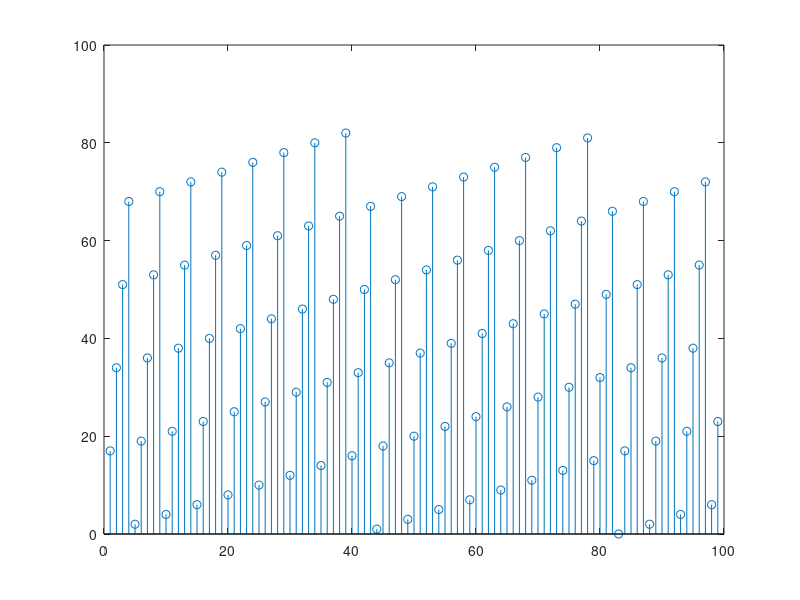

Recreate this plot in MATLAB.
clear all;close all;clc

%%%This logic find the indexes you have to choose to downsample a vector by
%%%downrate after you have upsampled by mod_count

downrate =17;

orig_sample = 1:downrate*100;
orig_downsample = orig_sample(1:downrate:end);

mod_count = 83;

integer = fix(downrate/mod_count);
modu = mod(downrate,mod_count);
res_phase = 0;

elab_downsample = zeros(1,length(orig_downsample)-1);
index = 0;
new_modu = 0;
delta_sample_slope_acc = 0;
mod_acc = 0;
index_collected = zeros(1,length(orig_downsample)-1);
for i = 1:length(orig_downsample)-1
    
    mod_acc = new_modu + modu;
    new_modu = mod(mod_acc,mod_count);
    delta_sample_slope =  (integer+fix(mod_acc/mod_count));
    delta_sample_slope_acc = delta_sample_slope_acc + delta_sample_slope;
    index = delta_sample_slope_acc * mod_count + new_modu;
    index_collected(i)=(new_modu);
    elab_downsample(i)= index+1;
    
end
    
max(abs(orig_downsample(2:end)-elab_downsample))

 figure
 stem(index_collected);
    

% plot(diff(elab_downsample))
    